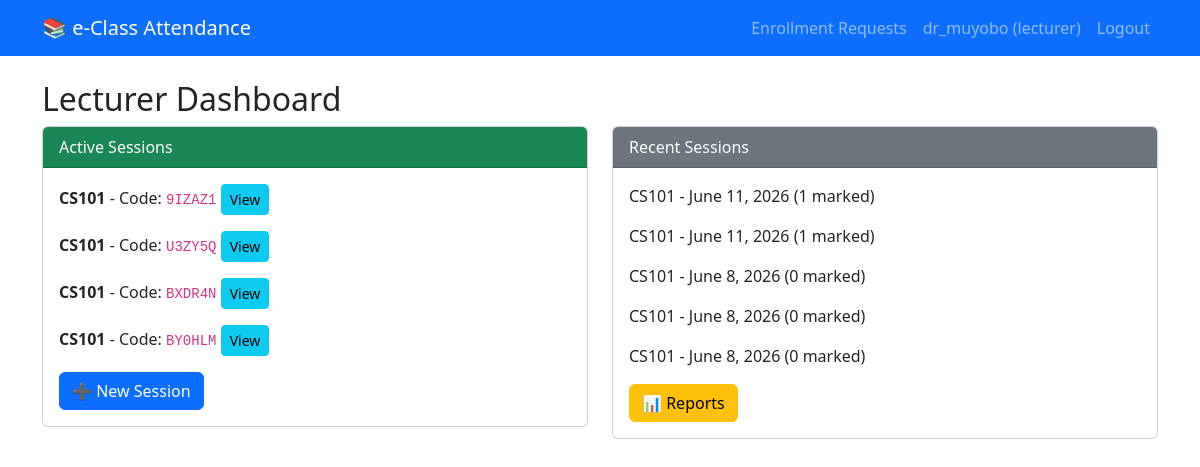
Page /dashboard/ (signed in) on the committed database.
### attendance/models.py (models this page shows, shortened)
class User(AbstractUser):
    ROLE_CHOICES = (
        ('student', 'Student'),
        ('lecturer', 'Lecturer'),
        ('admin', 'Faculty Admin'),
    )
    role = models.CharField(max_length=20, choices=ROLE_CHOICES, default='student')
    phone = models.CharField(max_length=15, blank=True)
    email = models.EmailField(blank=True, null=True)

class AttendanceSession(models.Model):
    SESSION_TYPE_CHOICES = (
        ('physical', '🏢 Physical (In-Person with Location)'),
        ('online', '💻 Online (Virtual - Code Only)'),
    )
    course = models.ForeignKey(Course, on_delete=models.CASCADE)
    lecturer = models.ForeignKey(User, on_delete=models.CASCADE)
    date = models.DateField(default=timezone.now)
    start_time = models.DateTimeField(default=timezone.now)
    end_time = models.DateTimeField(null=True, blank=True)
    code = models.CharField(max_length=10, unique=True, blank=True)
    is_active = models.BooleanField(default=True)
    duration_minutes = models.PositiveIntegerField(default=15)
    session_type = models.CharField(max_length=20, choices=SESSION_TYPE_CHOICES, default='physical')
    latitude = models.DecimalField(max_digits=9, decimal_places=6, null=True, blank=True)
    longitude = models.DecimalField(max_digits=9, decimal_places=6, null=True, blank=True)
    allowed_radius = models.PositiveIntegerField(default=100, help_text="Allowed radius in meters")
    require_location = models.BooleanField(default=False, help_text="Require GPS verification for physical classes")
    meeting_link = models.URLField(blank=True, help_text="Optional: Google Meet/Zoom/Teams link")

class Course(models.Model):
    code = models.CharField(max_length=20, unique=True)
    name = models.CharField(max_length=100)
    lecturer = models.ForeignKey(User, on_delete=models.SET_NULL, null=True, limit_choices_to={'role': 'lecturer'})
    students = models.ManyToManyField(User, related_name='courses', limit_choices_to={'role': 'student'})
    enrollment_open = models.BooleanField(default=True)
    auto_approve = models.BooleanField(default=False)
    description = models.TextField(blank=True)
    capacity = models.PositiveIntegerField(default=0)
    prerequisites = models.ManyToManyField('self', symmetrical=False, blank=True)

### attendance/views.py (the view, shortened to what this page needs)
# urls.py: path('dashboard/', views.dashboard, name='dashboard'),
@login_required
def dashboard(request):
    user = request.user
    if user.role == 'lecturer':
        active = AttendanceSession.objects.filter(lecturer=user, is_active=True)
        recent = AttendanceSession.objects.filter(lecturer=user).order_by('-start_time')[:5]
        return render(request, 'attendance/lecturer_dashboard.html', {'active_sessions': active, 'recent_sessions': recent})

### attendance/templates/attendance/lecturer_dashboard.html
{% extends 'base.html' %}
{% block content %}
<h2>Lecturer Dashboard</h2>
<div class="row">
    <div class="col-md-6">
        <div class="card mb-4">
            <div class="card-header bg-success text-white">Active Sessions</div>
            <div class="card-body">
                {% for s in active_sessions %}
                    <p><strong>{{ s.course.code }}</strong> - Code: <code>{{ s.code }}</code>
                    <a href="{% url 'session_detail' s.id %}" class="btn btn-sm btn-info">View</a></p>
                {% empty %}
                    <p>No active sessions.</p>
                {% endfor %}
                <a href="{% url 'create_session' %}" class="btn btn-primary">➕ New Session</a>
            </div>
        </div>
    </div>
    <div class="col-md-6">
        <div class="card">
            <div class="card-header bg-secondary text-white">Recent Sessions</div>
            <div class="card-body">
                {% for s in recent_sessions %}
                    <p>{{ s.course.code }} - {{ s.date }} ({{ s.records.count }} marked)</p>
                {% empty %}
                    <p>No recent sessions.</p>
                {% endfor %}
                <a href="{% url 'lecturer_reports' %}" class="btn btn-warning">📊 Reports</a>
            </div>
        </div>
    </div>
</div>
{% endblock %}

### templates/base.html (shortened to what this page needs)
<!DOCTYPE html>
<html>
<head>
    <link href="https://cdn.jsdelivr.net/npm/bootstrap@5.3.0/dist/css/bootstrap.min.css" rel="stylesheet">
    {% load static %}
    <link rel="stylesheet" href="{% static 'css/admin.css' %}">
</head>
<body>
<nav class="navbar navbar-expand-lg navbar-dark bg-primary">
    <div class="container">
        <a class="navbar-brand" href="{% url 'dashboard' %}">📚 e-Class Attendance</a>
        <div class="collapse navbar-collapse" id="navbarNav">
            <ul class="navbar-nav ms-auto">
                {% if user.is_authenticated %}
                    {% if user.role == 'student' %}
                    <li class="nav-item">
                        <a class="nav-link" href="{% url 'browse_courses' %}">
                            <i class="fas fa-book"></i> Browse Courses
                        </a>
                    </li>
                    <li class="nav-item">
                        <a class="nav-link" href="{% url 'my_courses' %}">
                            <i class="fas fa-graduation-cap"></i> My Courses
                        </a>
                    </li>
                    {% elif user.role == 'lecturer' %}
                    <li class="nav-item">
                        <a class="nav-link" href="{% url 'manage_enrollments' %}">
                             Enrollment Requests
                        </a>
                    </li>
                    {% elif user.role == 'admin' %}
                    <li class="nav-item">
                        <a class="nav-link" href="{% url 'all_enrollments' %}">
                            <i class="fas fa-chart-line"></i> All Enrollments
                        </a>
                    </li>
                    {% endif %}
                    <li class="nav-item">
                        {% with role_label=user.role %}
                            <span class="nav-link">{{ user.username }} ({{ role_label }})</span>
                        {% endwith %}
                    </li>
                    <li class="nav-item">
                        <a class="nav-link" href="{% url 'logout' %}">
                             Logout
                        </a>
                    </li>
                {% endif %}
            </ul>
        </div>
    </div>
</nav>
<div class="container mt-4">
    {% block content %}{% endblock %}
</div>
</body>
</html>

### rows in the picture
User: username "dr_muyobo", role "lecturer"
AttendanceSession: course.code "CS101", code "9IZAZ1"
AttendanceSession: course.code "CS101", code "U3ZY5Q", date "June 8, 2026", records.count "0"
AttendanceSession: course.code "CS101", code "BXDR4N", date "June 11, 2026", records.count "1"
AttendanceSession: course.code "CS101", code "BY0HLM", date "June 11, 2026", records.count "1"
AttendanceSession: course.code "CS101", date "June 8, 2026", records.count "0"
AttendanceSession: course.code "CS101", date "June 8, 2026", records.count "0"
